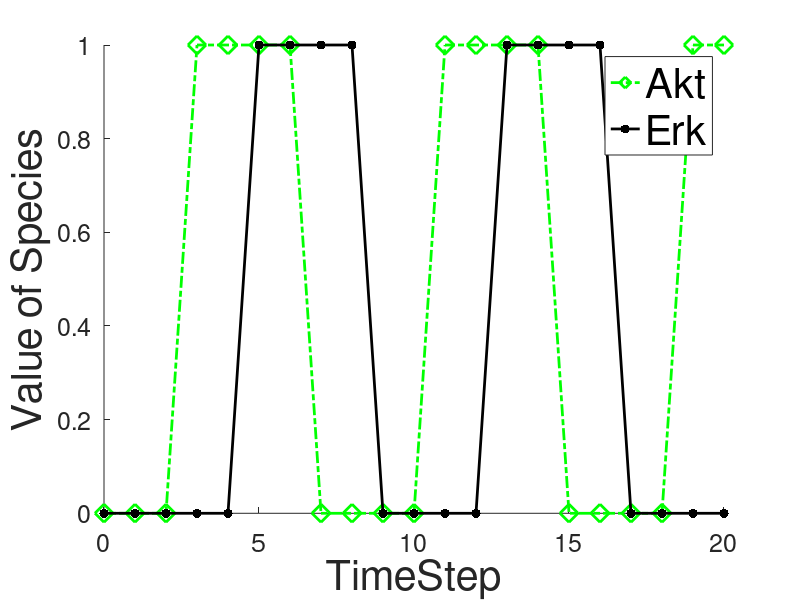

Here is the MATLAB script that generated this plot:
% To run, save as multiEx_synch.m or copy and paste in a MatLab m-file.
% Change the variables InitCond or t_stop if desired.  Save and run code 
% (under Debug menu).

function multiEx_synch

% This function runs the multi-level model synchronously
%
% Species Identifiers:
% (1)egf (2)hrg (3)egfr (4)raf (5)pi3k (6)erk (7)akt.  
% To run, press F5 or choose Debug-> save and run. 
% The following variables can be altered:
%
% InitCond: initial condition of each species given in species identifiers
% above
%
% t_stop: number of time steps to run simulation.

InitCond = [0 1 0 0 0 0 0];
t_stop = 20;

% Do not alter below

% set the initial condition
y(1,:) = InitCond;
step = 1;
% this loop calculates the values of each species during
while step < t_stop +1
    % the following line calls the rules specified below
    y(step+1,:) = Rules(y(step,:));
    
    step = step +1;
end

% plot timecourse of erk and akt
figure('Name','Multi_synch')
hold on
plot((0:1:t_stop),y(:,7),'g-.d','LineWidth',2,'MarkerSize',13)
plot((0:1:t_stop),y(:,6),'k.-','LineWidth',2,'MarkerSize',20)
set(gca,'fontsize',18)
xlabel('TimeStep','fontsize',30)
ylabel('Value of Species','fontsize',30)
legend({'Akt','Erk'},'fontsize',30)



%%Rules
function y = Rules(x)
y = x;

%egfr
if x(1) + 0.5* x(2) >= 1
    y(3) = 2;
elseif x(1) +0.5*x(2) > 0
    y(3) = 1;
else
    y(3) = 0;
end

%raf
if x(3) + 2* x(7) > 1
    y(4) = 1;
else
    y(4) = 0;
end

%pi3k
if x(3) - x(6) > 0
    y(5) = 1;
else
    y(5) = 0;
end

%akt
if x(5) > 0
    y(7) = 1;
else
    y(7) = 0;
end

%erk
if x(4) > 0
    y(6) = 1;
else
    y(6) = 0;
end